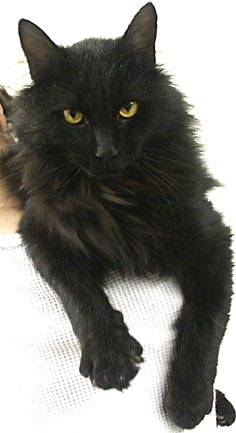
#> input picture training_set/cat.1147.jpg, 236 x 433 px; its folder holds 4 pictures in this run
$ python CvD_LogReg.py
#> lines starting #> are read from the running program, lines starting #| are printed output that depends on the picture; pictures that were not available may be replaced by others from this repository, and a replacement may not be noted
import os, cv2, itertools
import numpy as np
import pandas as pd
import matplotlib.pyplot as plt
from sklearn.linear_model import LogisticRegressionCV

ROWS = 64
COLS = 64
CHANNELS = 3
TRAIN_DIR = 'training_set/'
TEST_DIR = 'test_set/'

train_images = [TRAIN_DIR+i for i in os.listdir(TRAIN_DIR)]
test_images = [TEST_DIR+i for i in os.listdir(TEST_DIR)]

#Function to read and reshape images
def read_image(file_path):
#> called with file_path = 'training_set/cat.1147.jpg'
    img = cv2.imread(file_path, cv2.IMREAD_COLOR)
#> img is the input picture: shape (433, 236, 3); mean B, G, R 124.6, 129.8, 130.7
    return cv2.resize(img, (ROWS, COLS), interpolation = cv2.INTER_CUBIC)
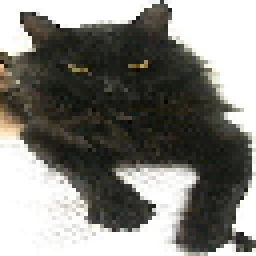
#> returned value: shape (64, 64, 3) (shown 4 times larger); mean of channels 0, 1, 2 124.6, 129.8, 130.7; drawn as B, G, R

#Function to prepare dataset
def prep_data(images):
    m = len(images)
    n_x = ROWS*COLS*CHANNELS

    X = np.ndarray((n_x, m), dtype = np.uint8)
    y = np.zeros((1, m))
    print('X.shape is {}'.format(X.shape))

    for i, image_file in enumerate(images):
        image = read_image(image_file)
        X[:,i] = np.squeeze(image.reshape((n_x, 1)))
        if 'dog' in image_file.lower():
            y[0, i] = 1
        elif 'cat' in image_file.lower():
            y[0, i] = 0

        if i%1000 == 0:
            print('Proceed of {} of {}'.format(i, m))
#> pass 2 of the loop in prep_data, `for i, image_file in enumerate(images):`:
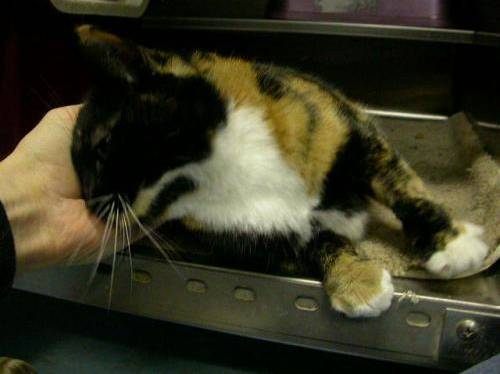
#> input picture training_set/cat.1204.jpg, 500 x 374 px
#> in read_image, img is the input picture: shape (374, 500, 3); mean B, G, R 35.3, 54.4, 56.3
#> in read_image (call 2), `return cv2.resize(img, (ROWS, COLS), interpolation = cv2.INTER_CUBIC)`:
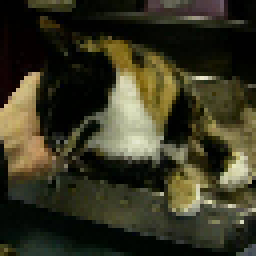
#> returned value: shape (64, 64, 3) (shown 4 times larger); mean of channels 0, 1, 2 35.2, 54.4, 56.3; drawn as B, G, R
#> pass 3 of the loop in prep_data, `for i, image_file in enumerate(images):`:
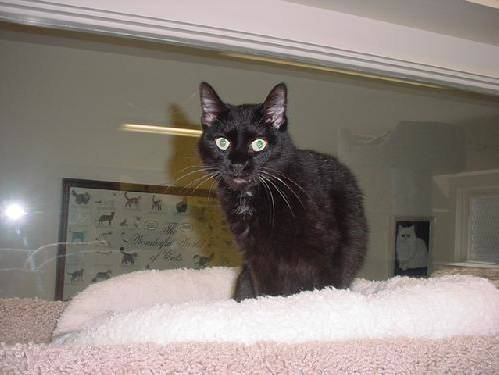
#> input picture training_set/cat.1225.jpg, 499 x 375 px
#> in read_image, img is the input picture: shape (375, 499, 3); mean B, G, R 122.6, 128.7, 137.3
#> in read_image (call 3), `return cv2.resize(img, (ROWS, COLS), interpolation = cv2.INTER_CUBIC)`:
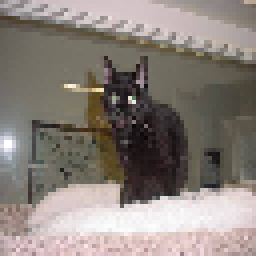
#> returned value: shape (64, 64, 3) (shown 4 times larger); mean of channels 0, 1, 2 122.6, 128.7, 137.4; drawn as B, G, R
#> the loop made 4 passes; the first 3 are shown

    return X, y

#Function to show an image in the dataset given its index
def show_image(X, y, idx):
    X_use, y_use = X.T, y.T
    image = X_use[idx]
    image.reshape((ROWS, COLS, CHANNELS))
    plt.figure(figsize = (4, 2))
    plt.imshow(image)
    plt.title('This is a {}'.format(classes[y_use[idx, 0]]))
    plt.show()

X_train, y_train = prep_data(train_images)
#> y_train = [[0, 0, 0, 0]]
X_test, y_test = prep_data(test_images)

classes = {1 : 'Dog', 0 : 'Cat'}

clf = LogisticRegressionCV(solver = 'liblinear')

X_train_lr, y_train_lr = X_train.T, y_train.T.ravel()
#> y_train_lr = [0, 0, 0, 0]
X_test_lr, y_test_lr = X_test.T, y_test.T.ravel()
#> (the run stopped early here; a loop or call above may not have finished)
